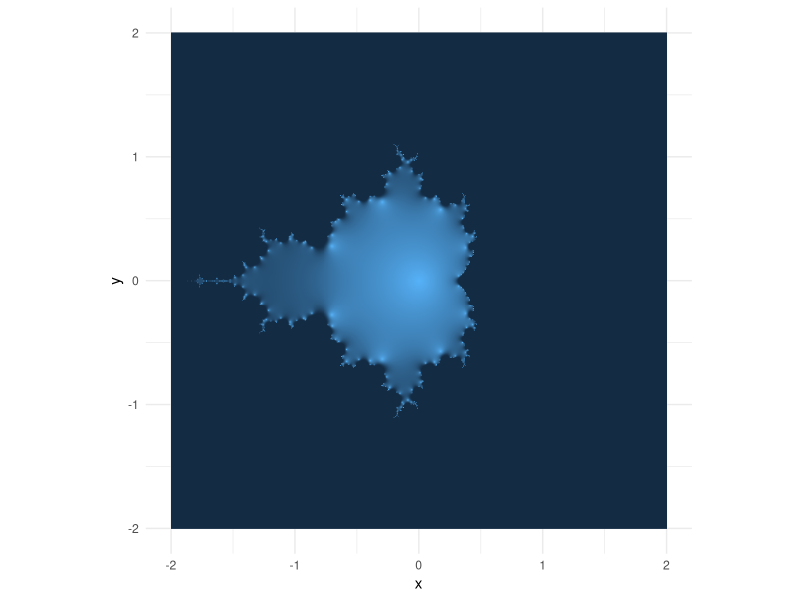

Generate this figure with R:
## ---- chunk 1
# power must be an integer >= 0
pow_iter = function(x, power) { 
    if (power == 0) { return(1) }
    if (power == 1) { return(x) }
    # the iterative part:
    result = x
    for (i in 2:power) {
       result = result * x 
    } 
    return(result)
}
## ---- chunk 2
pow_rec = function(x, power) {
    if (power == 0) { return(1) }
    if (power == 1) { return(x) }
    # here be recursion
    x * pow_rec(x, power - 1)
}
## ---- chunk 3
(example = 7^6)
pow_iter(7, 6) == example
pow_rec(7, 6) == example
## ---- chunk 4
mandelbrot = function(coord, iterations) {
    if (iterations == 0) return(coord)  # initial condition
    mandelbrot(coord, iterations - 1)^2 + coord
}
## ---- chunk 5
mandelbrot(1, 4) == 677
mandelbrot(0 + 1i, 4) == -1i
## ---- chunk 6
library("dplyr")
library("tidyr")

d = crossing(
        x = seq(-2, 2, length.out = 500),
        y = x
    ) |>
    mutate(C = complex(real = x, imag = y)) |>
    print()
## ---- chunk 7
d = d |>
    mutate(
        mand = mandelbrot(C, iterations = 10),
        projected_value = exp(-abs(mand))
    ) |>
    print()
## ---- chunk 8
library("ggplot2")

ggplot(d) +
    aes(x = x, y = y) +
    geom_raster(aes(fill = projected_value), show.legend = FALSE) +
    coord_fixed() +
    theme_minimal()
